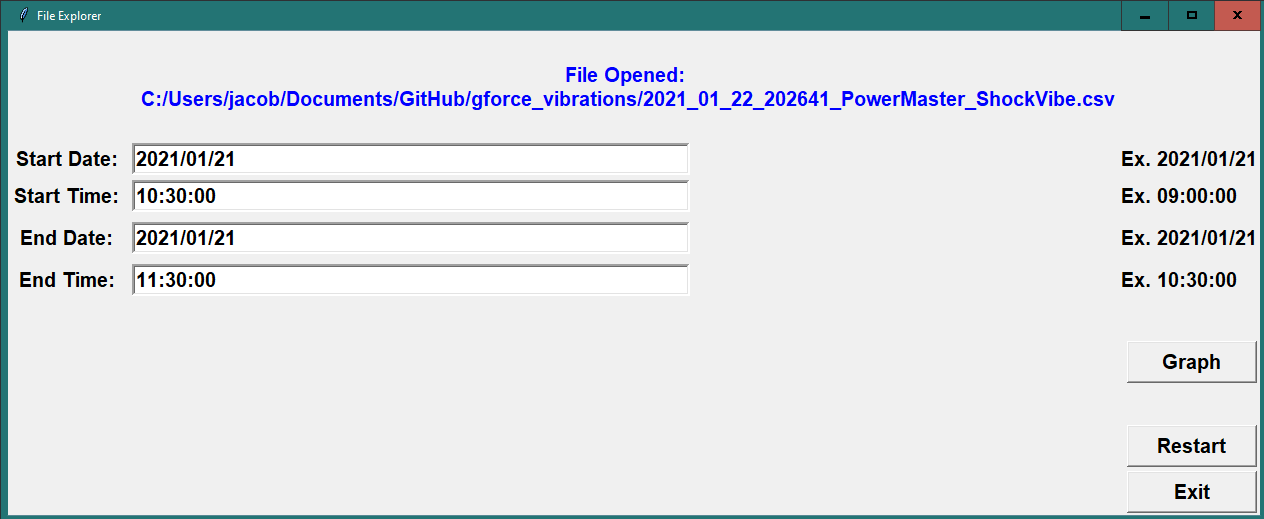

Write the Python code that produced this figure.
from tkinter import *
from tkinter import filedialog
from sys import exit
import sys
import pandas as pd
import matplotlib.pyplot as plt
import numpy as np
from cleaning_data import clean_data,graph_data
import os
from pathlib import Path
from time import sleep



#Creating the root root
root = Tk()

# Opening file explorer
# Make sure the initial dir will be set to C: drive.

# To do: adjust file for cleaning_data b/c it's only on 1_22_21
# To do: Issue w/ df only reading 1-22-21 from cleaning_data. 
# Might just put all the classes in one file to reduce issues.  


    
filename = filedialog.askopenfilename(initialdir= "C:/Users/jacob/Documents/krowpu", 
                                        title="Select a Excel File",
                                        filetypes = (("csv files","*.csv*"), ))


# Getting the file name from the directory    
filepath = filename
path = Path(filepath)
path_name = path.name
#Change label contents 
label_file_explorer = Label(root, text = "Select File", height = 4,fg = "blue", font='Roboto 15 bold')
#label_file_explorer.pack()
label_file_explorer.configure(text = "File Opened:\n " + path_name)
label_file_explorer.grid(row = 0, column =1, sticky = W, pady = 5)    

# Creating new dataframe 
def createDF(filename):
    df = pd.read_csv(filename,sep=r'\s*,\s*', engine='python',skiprows = 6)
    return df

# cleaning the dataframe using clean_data()
def newCleanDF(df):
    df = clean_data(df)
    return df

df = createDF(path_name)
clean_df = newCleanDF(df)


root.title('File Explorer')

# Create a File Explorer label

# Browse files button
#button_explore = Button(root,text = "Browse Files",command = viewFiles)
#button_explore.pack()


# Start Date
start_date_label = Label(root, text="Start Date: ", font='Roboto 15 bold')
start_date_label.grid(row = 1, column =0,padx = 5 )
end_date_label_ex =  Label(root, text = "Ex. 2021/01/21", font='Roboto 15 bold')
end_date_label_ex.grid(row= 1,column=2,sticky = W)
start_date_entry = Entry(root, bd =3,width = 40, font ='Roboto 15 bold' )
start_date_entry.grid(row=1, column = 1, sticky = W)
start_date_entry.get()
start_date = start_date_entry.get()


# Start Time
start_time_label = Label(root, text="Start Time: ", font='Roboto 15 bold')
start_time_label.grid(row = 2, column = 0, pady = 5)
start_time_label_ex =  Label(root, text = "Ex. 09:00:00", font='Roboto 15 bold')
start_time_label_ex.grid(row= 2,column=2,sticky = W)
start_time_entry = Entry(root, bd =3,width = 40,  font='Roboto 15 bold')
start_time_entry.grid(row= 2, column = 1, sticky = W, pady = 5)
start_time_entry.get()
start_time = start_time_entry.get() 

# End Date
end_date_label = Label(root, text="End Date: ", font='Roboto 15 bold')
end_date_label.grid(row=3, column = 0, pady = 5)
end_date_label_ex =  Label(root, text = "Ex. 2021/01/21", font='Roboto 15 bold')
end_date_label_ex.grid(row= 3,column=2,sticky = W)
end_date_entry = Entry(root, bd =3,width = 40, font='Roboto 15 bold')
end_date_entry.grid(row=3, column = 1, sticky = W, pady = 5)
end_date_entry.get()
end_date = end_date_entry.get() 

# End time
end_time_label = Label(root, text="End Time: ", font='Roboto 15 bold')
end_time_label.grid(row = 4, column = 0, pady = 5)
end_time_label_ex =  Label(root, text = "Ex. 10:30:00", font='Roboto 15 bold')
end_time_label_ex.grid(row= 4,column=2,sticky = W)
end_time_entry = Entry(root, bd =3,width = 40,  font='Roboto 15 bold')
end_time_entry.grid(row=4, column = 1, sticky = W, pady = 5)
end_time_entry.get()
end_time = end_time_entry.get()

# Example click
def myClick():
    start_date = start_date_entry.get()
    start_time = start_time_entry.get() 
    end_date = end_date_entry.get() 
    end_time = end_time_entry.get()
    graph_data(clean_df,start_date,start_time,end_date,end_time)
# Calculate Button
calculate_bttn = Button(root, text="Graph", command=myClick, width = 10, font='Roboto 15 bold' )
calculate_bttn.grid(row=5, column = 2, sticky = E, padx =3,pady = 40)


# Restart the program
def restart_program():
    python = sys.executable
    os.execl(python, python, * sys.argv)

# Restart Button
restart_bttn = Button(root, text = "Restart", command = restart_program, width = 10, font='Roboto 15 bold')
restart_bttn.grid(row=6,column = 2, sticky = E, padx =3,pady = 2)

# Exit button
button_exit = Button(root, text = "Exit", command = exit, width = 10, font='Roboto 15 bold')
button_exit.grid(row = 7, column = 2, sticky = E, padx =3, pady = 2)
#button_exit.pack()

root.mainloop()
exit()
